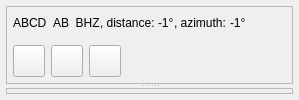
  <widget class="QWidget" name="centralwidget" >
   <layout class="QVBoxLayout" >
    <property name="margin" >
     <number>6</number>
    </property>
    <property name="spacing" >
     <number>6</number>
    </property>
    <item>
     <widget class="QSplitter" name="" >
      <property name="orientation" >
       <enum>Qt::Vertical</enum>
      </property>
      <widget class="QFrame" name="frameZoomWrapper" >
       <property name="frameShape" >
        <enum>QFrame::StyledPanel</enum>
       </property>
       <property name="frameShadow" >
        <enum>QFrame::Sunken</enum>
       </property>
       <layout class="QVBoxLayout" >
        <property name="margin" >
         <number>0</number>
        </property>
        <property name="spacing" >
         <number>6</number>
        </property>
        <item>
         <widget class="Seiscomp::Gui::ZoomRecordFrame" name="frameZoom" >
          <property name="sizePolicy" >
           <sizepolicy>
            <hsizetype>5</hsizetype>
            <vsizetype>5</vsizetype>
            <horstretch>0</horstretch>
            <verstretch>0</verstretch>
           </sizepolicy>
          </property>
          <property name="frameShape" >
           <enum>QFrame::NoFrame</enum>
          </property>
          <property name="frameShadow" >
           <enum>QFrame::Sunken</enum>
          </property>
          <layout class="QVBoxLayout" >
           <property name="margin" >
            <number>6</number>
           </property>
           <property name="spacing" >
            <number>6</number>
           </property>
           <item>
            <widget class="QFrame" name="frameCurrentRowLabel" >
             <property name="sizePolicy" >
              <sizepolicy>
               <hsizetype>5</hsizetype>
               <vsizetype>4</vsizetype>
               <horstretch>0</horstretch>
               <verstretch>5</verstretch>
              </sizepolicy>
             </property>
             <property name="frameShape" >
              <enum>QFrame::NoFrame</enum>
             </property>
             <property name="frameShadow" >
              <enum>QFrame::Plain</enum>
             </property>
             <layout class="QHBoxLayout" >
              <property name="margin" >
               <number>0</number>
              </property>
              <property name="spacing" >
               <number>6</number>
              </property>
              <item>
               <widget class="QLabel" name="labelStationCode" >
                <property name="sizePolicy" >
                 <sizepolicy>
                  <hsizetype>4</hsizetype>
                  <vsizetype>5</vsizetype>
                  <horstretch>0</horstretch>
                  <verstretch>0</verstretch>
                 </sizepolicy>
                </property>
                <property name="text" >
                 <string>ABCD</string>
                </property>
               </widget>
              </item>
              <item>
               <layout class="QHBoxLayout" >
                <property name="margin" >
                 <number>0</number>
                </property>
                <property name="spacing" >
                 <number>0</number>
                </property>
                <item>
                 <widget class="QLabel" name="labelCode" >
                  <property name="sizePolicy" >
                   <sizepolicy>
                    <hsizetype>4</hsizetype>
                    <vsizetype>4</vsizetype>
                    <horstretch>0</horstretch>
                    <verstretch>0</verstretch>
                   </sizepolicy>
                  </property>
                  <property name="minimumSize" >
                   <size>
                    <width>20</width>
                    <height>0</height>
                   </size>
                  </property>
                  <property name="text" >
                   <string>AB  BHZ</string>
                  </property>
                 </widget>
                </item>
                <item>
                 <widget class="QLabel" name="label" >
                  <property name="text" >
                   <string>, distance: </string>
                  </property>
                 </widget>
                </item>
                <item>
                 <widget class="QLabel" name="labelDistance" >
                  <property name="text" >
                   <string>-1°</string>
                  </property>
                 </widget>
                </item>
                <item>
                 <widget class="QLabel" name="label_2" >
                  <property name="text" >
                   <string>, azimuth: </string>
                  </property>
                 </widget>
                </item>
                <item>
                 <widget class="QLabel" name="labelAzimuth" >
                  <property name="text" >
                   <string>-1°</string>
                  </property>
                 </widget>
                </item>
               </layout>
              </item>
              <item>
               <spacer>
                <property name="orientation" >
                 <enum>Qt::Horizontal</enum>
                </property>
                <property name="sizeHint" >
                 <size>
                  <width>40</width>
                  <height>20</height>
                 </size>
                </property>
               </spacer>
              </item>
             </layout>
            </widget>
           </item>
           <item>
            <widget class="QFrame" name="frameCurrentRow" >
             <property name="sizePolicy" >
              <sizepolicy>
               <hsizetype>5</hsizetype>
               <vsizetype>3</vsizetype>
               <horstretch>0</horstretch>
               <verstretch>0</verstretch>
              </sizepolicy>
             </property>
             <property name="frameShape" >
              <enum>QFrame::NoFrame</enum>
             </property>
             <property name="frameShadow" >
              <enum>QFrame::Raised</enum>
             </property>
            </widget>
           </item>
           <item>
            <layout class="QHBoxLayout" >
             <property name="margin" >
              <number>0</number>
             </property>
             <property name="spacing" >
              <number>6</number>
             </property>
             <item>
              <widget class="QFrame" name="frameZoomControls" >
               <property name="sizePolicy" >
                <sizepolicy>
                 <hsizetype>4</hsizetype>
                 <vsizetype>5</vsizetype>
                 <horstretch>0</horstretch>
                 <verstretch>0</verstretch>
                </sizepolicy>
               </property>
               <property name="frameShape" >
                <enum>QFrame::NoFrame</enum>
               </property>
               <property name="frameShadow" >
                <enum>QFrame::Raised</enum>
               </property>
               <layout class="QHBoxLayout" >
                <property name="margin" >
                 <number>0</number>
                </property>
                <property name="spacing" >
                 <number>6</number>
                </property>
                <item>
                 <widget class="QPushButton" name="btnRowAccept" >
                  <property name="sizePolicy" >
                   <sizepolicy>
                    <hsizetype>0</hsizetype>
                    <vsizetype>0</vsizetype>
                    <horstretch>0</horstretch>
                    <verstretch>0</verstretch>
                   </sizepolicy>
                  </property>
                  <property name="minimumSize" >
                   <size>
                    <width>32</width>
                    <height>32</height>
                   </size>
                  </property>
                  <property name="maximumSize" >
                   <size>
                    <width>32</width>
                    <height>32</height>
                   </size>
                  </property>
                  <property name="toolTip" >
                   <string>Accept picked phase</string>
                  </property>
                  <property name="text" >
                   <string/>
                  </property>
                  <property name="icon" >
                   <iconset resource="icons.qrc" >:/icons/icons/ok.png</iconset>
                  </property>
                  <property name="iconSize" >
                   <size>
                    <width>24</width>
                    <height>24</height>
                   </size>
                  </property>
                  <property name="checkable" >
                   <bool>true</bool>
                  </property>
                  <property name="flat" >
                   <bool>false</bool>
                  </property>
                 </widget>
                </item>
                <item>
                 <widget class="QPushButton" name="btnRowRemove" >
                  <property name="sizePolicy" >
                   <sizepolicy>
                    <hsizetype>0</hsizetype>
                    <vsizetype>0</vsizetype>
                    <horstretch>0</horstretch>
                    <verstretch>0</verstretch>
                   </sizepolicy>
                  </property>
                  <property name="minimumSize" >
                   <size>
                    <width>32</width>
                    <height>32</height>
                   </size>
                  </property>
                  <property name="maximumSize" >
                   <size>
                    <width>32</width>
                    <height>32</height>
                   </size>
                  </property>
                  <property name="toolTip" >
                   <string>Deactivate current pick or trace depending on the picking mode</string>
                  </property>
                  <property name="text" >
                   <string/>
                  </property>
                  <property name="icon" >
                   <iconset resource="icons.qrc" >:/icons/icons/remove.png</iconset>
                  </property>
                  <property name="iconSize" >
                   <size>
                    <width>24</width>
                    <height>24</height>
                   </size>
                  </property>
                  <property name="shortcut" >
                   <string>X</string>
                  </property>
                  <property name="checkable" >
                   <bool>true</bool>
                  </property>
                 </widget>
                </item>
                <item>
                 <widget class="QPushButton" name="btnRowReset" >
                  <property name="sizePolicy" >
                   <sizepolicy>
                    <hsizetype>0</hsizetype>
                    <vsizetype>0</vsizetype>
                    <horstretch>0</horstretch>
                    <verstretch>0</verstretch>
                   </sizepolicy>
                  </property>
                  <property name="minimumSize" >
                   <size>
                    <width>32</width>
                    <height>32</height>
                   </size>
                  </property>
                  <property name="maximumSize" >
                   <size>
                    <width>32</width>
                    <height>32</height>
                   </size>
                  </property>
                  <property name="toolTip" >
                   <string>Reset manual picks</string>
                  </property>
                  <property name="text" >
                   <string/>
                  </property>
                  <property name="icon" >
                   <iconset resource="icons.qrc" >:/icons/icons/erase.png</iconset>
                  </property>
                  <property name="iconSize" >
                   <size>
                    <width>24</width>
                    <height>24</height>
                   </size>
                  </property>
                 </widget>
                </item>
               </layout>
              </widget>
             </item>
             <item>
              <widget class="QFrame" name="frameTimeScale" >
               <property name="frameShape" >
                <enum>QFrame::NoFrame</enum>
               </property>
               <property name="frameShadow" >
                <enum>QFrame::Raised</enum>
               </property>
              </widget>
             </item>
            </layout>
           </item>
          </layout>
         </widget>
        </item>
       </layout>
      </widget>
      <widget class="QFrame" name="frameTraces" >
       <property name="sizePolicy" >
        <sizepolicy>
         <hsizetype>5</hsizetype>
         <vsizetype>1</vsizetype>
         <horstretch>0</horstretch>
         <verstretch>0</verstretch>
        </sizepolicy>
       </property>
       <property name="frameShape" >
        <enum>QFrame::StyledPanel</enum>
       </property>
       <property name="frameShadow" >
        <enum>QFrame::Sunken</enum>
       </property>
      </widget>
     </widget>
    </item>
   </layout>
  </widget>
